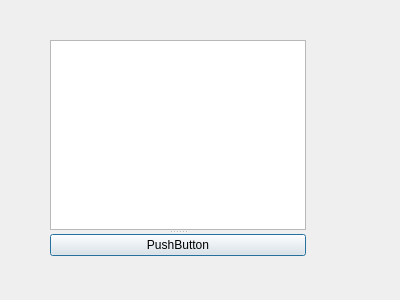
<?xml version="1.0" encoding="UTF-8"?>
<ui version="4.0">
 <class>Dialog</class>
 <widget class="QDialog" name="Dialog">
  <property name="geometry">
   <rect>
    <x>0</x>
    <y>0</y>
    <width>400</width>
    <height>300</height>
   </rect>
  </property>
  <property name="windowTitle">
   <string>Dialog</string>
  </property>
  <widget class="QSplitter" name="splitter">
   <property name="geometry">
    <rect>
     <x>50</x>
     <y>40</y>
     <width>256</width>
     <height>216</height>
    </rect>
   </property>
   <property name="orientation">
    <enum>Qt::Vertical</enum>
   </property>
   <widget class="QTextEdit" name="textEdit"/>
   <widget class="QPushButton" name="pushButton">
    <property name="text">
     <string>PushButton</string>
    </property>
   </widget>
  </widget>
 </widget>
 <resources/>
 <connections/>
</ui>
